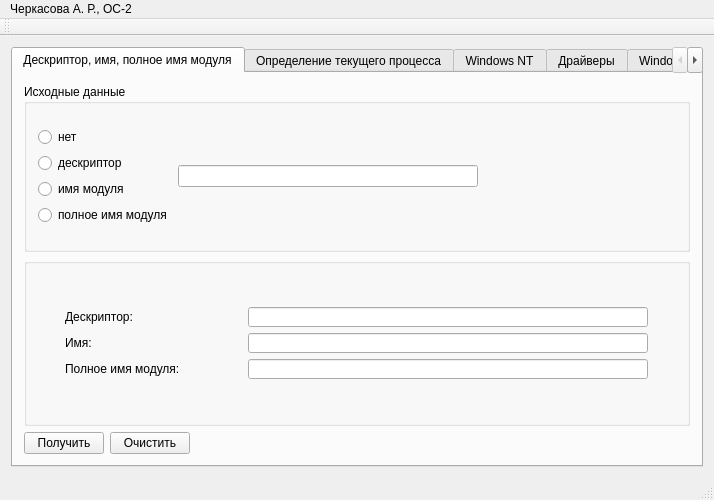
<?xml version="1.0" encoding="UTF-8"?>
<ui version="4.0">
 <class>MainWindow</class>
 <widget class="QMainWindow" name="MainWindow">
  <property name="geometry">
   <rect>
    <x>0</x>
    <y>0</y>
    <width>714</width>
    <height>500</height>
   </rect>
  </property>
  <property name="sizePolicy">
   <sizepolicy hsizetype="Fixed" vsizetype="Fixed">
    <horstretch>0</horstretch>
    <verstretch>0</verstretch>
   </sizepolicy>
  </property>
  <property name="minimumSize">
   <size>
    <width>500</width>
    <height>500</height>
   </size>
  </property>
  <property name="windowTitle">
   <string>MainWindow</string>
  </property>
  <widget class="QWidget" name="centralWidget">
   <layout class="QGridLayout" name="gridLayout_7">
    <item row="0" column="0">
     <widget class="QTabWidget" name="tabWidget">
      <property name="maximumSize">
       <size>
        <width>16777213</width>
        <height>16777215</height>
       </size>
      </property>
      <property name="currentIndex">
       <number>0</number>
      </property>
      <widget class="QWidget" name="tab">
       <attribute name="title">
        <string>Дескриптор, имя, полное имя модуля</string>
       </attribute>
       <layout class="QGridLayout" name="gridLayout_6">
        <item row="0" column="0">
         <layout class="QVBoxLayout" name="verticalLayout_4">
          <item>
           <widget class="QGroupBox" name="groupBox">
            <property name="title">
             <string>Исходные данные</string>
            </property>
            <layout class="QGridLayout" name="gridLayout_5">
             <item row="0" column="0">
              <layout class="QHBoxLayout" name="horizontalLayout_11">
               <item>
                <layout class="QVBoxLayout" name="verticalLayout">
                 <item>
                  <widget class="QRadioButton" name="radioButton">
                   <property name="text">
                    <string>нет</string>
                   </property>
                  </widget>
                 </item>
                 <item>
                  <widget class="QRadioButton" name="radioButton_2">
                   <property name="text">
                    <string>дескриптор</string>
                   </property>
                  </widget>
                 </item>
                 <item>
                  <widget class="QRadioButton" name="radioButton_3">
                   <property name="text">
                    <string>имя модуля</string>
                   </property>
                  </widget>
                 </item>
                 <item>
                  <widget class="QRadioButton" name="radioButton_4">
                   <property name="focusPolicy">
                    <enum>Qt::WheelFocus</enum>
                   </property>
                   <property name="text">
                    <string>полное имя модуля</string>
                   </property>
                  </widget>
                 </item>
                </layout>
               </item>
               <item>
                <widget class="QLineEdit" name="lineEdit">
                 <property name="minimumSize">
                  <size>
                   <width>300</width>
                   <height>0</height>
                  </size>
                 </property>
                </widget>
               </item>
               <item>
                <spacer name="horizontalSpacer_2">
                 <property name="orientation">
                  <enum>Qt::Horizontal</enum>
                 </property>
                 <property name="sizeHint" stdset="0">
                  <size>
                   <width>40</width>
                   <height>20</height>
                  </size>
                 </property>
                </spacer>
               </item>
              </layout>
             </item>
            </layout>
           </widget>
          </item>
          <item>
           <widget class="QGroupBox" name="groupBox_2">
            <property name="title">
             <string/>
            </property>
            <layout class="QVBoxLayout" name="verticalLayout_3">
             <item>
              <layout class="QVBoxLayout" name="verticalLayout_2">
               <item>
                <layout class="QHBoxLayout" name="horizontalLayout_3">
                 <item>
                  <widget class="QLabel" name="label">
                   <property name="sizePolicy">
                    <sizepolicy hsizetype="Fixed" vsizetype="Fixed">
                     <horstretch>0</horstretch>
                     <verstretch>0</verstretch>
                    </sizepolicy>
                   </property>
                   <property name="minimumSize">
                    <size>
                     <width>150</width>
                     <height>15</height>
                    </size>
                   </property>
                   <property name="maximumSize">
                    <size>
                     <width>150</width>
                     <height>15</height>
                    </size>
                   </property>
                   <property name="text">
                    <string>Дескриптор:</string>
                   </property>
                  </widget>
                 </item>
                 <item>
                  <widget class="QLineEdit" name="handle_LineEdit">
                   <property name="sizePolicy">
                    <sizepolicy hsizetype="Fixed" vsizetype="Fixed">
                     <horstretch>0</horstretch>
                     <verstretch>0</verstretch>
                    </sizepolicy>
                   </property>
                   <property name="minimumSize">
                    <size>
                     <width>400</width>
                     <height>20</height>
                    </size>
                   </property>
                   <property name="maximumSize">
                    <size>
                     <width>115</width>
                     <height>20</height>
                    </size>
                   </property>
                  </widget>
                 </item>
                </layout>
               </item>
               <item>
                <layout class="QHBoxLayout" name="horizontalLayout_2">
                 <item>
                  <widget class="QLabel" name="label_2">
                   <property name="sizePolicy">
                    <sizepolicy hsizetype="Fixed" vsizetype="Fixed">
                     <horstretch>0</horstretch>
                     <verstretch>0</verstretch>
                    </sizepolicy>
                   </property>
                   <property name="minimumSize">
                    <size>
                     <width>150</width>
                     <height>15</height>
                    </size>
                   </property>
                   <property name="maximumSize">
                    <size>
                     <width>150</width>
                     <height>15</height>
                    </size>
                   </property>
                   <property name="text">
                    <string>Имя:</string>
                   </property>
                  </widget>
                 </item>
                 <item>
                  <widget class="QLineEdit" name="name_LineEdit">
                   <property name="sizePolicy">
                    <sizepolicy hsizetype="Fixed" vsizetype="Fixed">
                     <horstretch>0</horstretch>
                     <verstretch>0</verstretch>
                    </sizepolicy>
                   </property>
                   <property name="minimumSize">
                    <size>
                     <width>400</width>
                     <height>20</height>
                    </size>
                   </property>
                   <property name="maximumSize">
                    <size>
                     <width>16777215</width>
                     <height>20</height>
                    </size>
                   </property>
                  </widget>
                 </item>
                </layout>
               </item>
               <item>
                <layout class="QHBoxLayout" name="horizontalLayout">
                 <item>
                  <widget class="QLabel" name="label_3">
                   <property name="sizePolicy">
                    <sizepolicy hsizetype="Fixed" vsizetype="Fixed">
                     <horstretch>0</horstretch>
                     <verstretch>0</verstretch>
                    </sizepolicy>
                   </property>
                   <property name="minimumSize">
                    <size>
                     <width>150</width>
                     <height>15</height>
                    </size>
                   </property>
                   <property name="maximumSize">
                    <size>
                     <width>150</width>
                     <height>15</height>
                    </size>
                   </property>
                   <property name="text">
                    <string>Полное имя модуля:</string>
                   </property>
                  </widget>
                 </item>
                 <item>
                  <widget class="QLineEdit" name="fname_LineEdit">
                   <property name="sizePolicy">
                    <sizepolicy hsizetype="Fixed" vsizetype="Fixed">
                     <horstretch>0</horstretch>
                     <verstretch>0</verstretch>
                    </sizepolicy>
                   </property>
                   <property name="minimumSize">
                    <size>
                     <width>400</width>
                     <height>20</height>
                    </size>
                   </property>
                   <property name="maximumSize">
                    <size>
                     <width>16777215</width>
                     <height>20</height>
                    </size>
                   </property>
                  </widget>
                 </item>
                </layout>
               </item>
              </layout>
             </item>
            </layout>
           </widget>
          </item>
          <item>
           <layout class="QHBoxLayout" name="horizontalLayout_4">
            <item>
             <widget class="QPushButton" name="get_Button">
              <property name="text">
               <string>Получить</string>
              </property>
             </widget>
            </item>
            <item>
             <widget class="QPushButton" name="clear_Button">
              <property name="text">
               <string>Очистить</string>
              </property>
             </widget>
            </item>
            <item>
             <spacer name="horizontalSpacer">
              <property name="orientation">
               <enum>Qt::Horizontal</enum>
              </property>
              <property name="sizeHint" stdset="0">
               <size>
                <width>40</width>
                <height>20</height>
               </size>
              </property>
             </spacer>
            </item>
           </layout>
          </item>
         </layout>
        </item>
       </layout>
      </widget>
      <widget class="QWidget" name="tab_2">
       <attribute name="title">
        <string>Определение текущего процесса</string>
       </attribute>
       <layout class="QGridLayout" name="gridLayout">
        <item row="0" column="0">
         <layout class="QVBoxLayout" name="verticalLayout_6">
          <item>
           <layout class="QVBoxLayout" name="verticalLayout_5">
            <item>
             <layout class="QGridLayout" name="gridLayout_12">
              <item row="0" column="0">
               <widget class="QLabel" name="label_6">
                <property name="sizePolicy">
                 <sizepolicy hsizetype="Fixed" vsizetype="Fixed">
                  <horstretch>0</horstretch>
                  <verstretch>0</verstretch>
                 </sizepolicy>
                </property>
                <property name="minimumSize">
                 <size>
                  <width>340</width>
                  <height>15</height>
                 </size>
                </property>
                <property name="maximumSize">
                 <size>
                  <width>340</width>
                  <height>15</height>
                 </size>
                </property>
                <property name="text">
                 <string>Идентификатор текущего процесса:</string>
                </property>
               </widget>
              </item>
              <item row="0" column="1">
               <widget class="QLineEdit" name="id_Line">
                <property name="sizePolicy">
                 <sizepolicy hsizetype="Fixed" vsizetype="Fixed">
                  <horstretch>0</horstretch>
                  <verstretch>0</verstretch>
                 </sizepolicy>
                </property>
                <property name="minimumSize">
                 <size>
                  <width>200</width>
                  <height>20</height>
                 </size>
                </property>
                <property name="maximumSize">
                 <size>
                  <width>100</width>
                  <height>150</height>
                 </size>
                </property>
               </widget>
              </item>
             </layout>
            </item>
            <item>
             <layout class="QGridLayout" name="gridLayout_11">
              <item row="0" column="0">
               <widget class="QLabel" name="label_7">
                <property name="sizePolicy">
                 <sizepolicy hsizetype="Fixed" vsizetype="Fixed">
                  <horstretch>0</horstretch>
                  <verstretch>0</verstretch>
                 </sizepolicy>
                </property>
                <property name="minimumSize">
                 <size>
                  <width>340</width>
                  <height>15</height>
                 </size>
                </property>
                <property name="maximumSize">
                 <size>
                  <width>340</width>
                  <height>15</height>
                 </size>
                </property>
                <property name="text">
                 <string>Псевдодескриптор:</string>
                </property>
               </widget>
              </item>
              <item row="0" column="1">
               <widget class="QLineEdit" name="pseudoid_Line">
                <property name="sizePolicy">
                 <sizepolicy hsizetype="Fixed" vsizetype="Fixed">
                  <horstretch>0</horstretch>
                  <verstretch>0</verstretch>
                 </sizepolicy>
                </property>
                <property name="minimumSize">
                 <size>
                  <width>200</width>
                  <height>20</height>
                 </size>
                </property>
                <property name="maximumSize">
                 <size>
                  <width>100</width>
                  <height>150</height>
                 </size>
                </property>
               </widget>
              </item>
             </layout>
            </item>
            <item>
             <layout class="QGridLayout" name="gridLayout_8">
              <item row="0" column="0">
               <widget class="QLabel" name="label_8">
                <property name="sizePolicy">
                 <sizepolicy hsizetype="Fixed" vsizetype="Fixed">
                  <horstretch>0</horstretch>
                  <verstretch>0</verstretch>
                 </sizepolicy>
                </property>
                <property name="minimumSize">
                 <size>
                  <width>340</width>
                  <height>15</height>
                 </size>
                </property>
                <property name="maximumSize">
                 <size>
                  <width>340</width>
                  <height>15</height>
                 </size>
                </property>
                <property name="text">
                 <string>Дескриптор,  полученный функцией DuplicateHandle:    </string>
                </property>
               </widget>
              </item>
              <item row="0" column="1">
               <widget class="QLineEdit" name="copy_handle_Line">
                <property name="sizePolicy">
                 <sizepolicy hsizetype="Fixed" vsizetype="Fixed">
                  <horstretch>0</horstretch>
                  <verstretch>0</verstretch>
                 </sizepolicy>
                </property>
                <property name="minimumSize">
                 <size>
                  <width>200</width>
                  <height>20</height>
                 </size>
                </property>
                <property name="maximumSize">
                 <size>
                  <width>100</width>
                  <height>150</height>
                 </size>
                </property>
               </widget>
              </item>
             </layout>
            </item>
            <item>
             <layout class="QGridLayout" name="gridLayout_9">
              <item row="0" column="0">
               <widget class="QLabel" name="label_9">
                <property name="sizePolicy">
                 <sizepolicy hsizetype="Fixed" vsizetype="Fixed">
                  <horstretch>0</horstretch>
                  <verstretch>0</verstretch>
                 </sizepolicy>
                </property>
                <property name="minimumSize">
                 <size>
                  <width>340</width>
                  <height>15</height>
                 </size>
                </property>
                <property name="maximumSize">
                 <size>
                  <width>340</width>
                  <height>15</height>
                 </size>
                </property>
                <property name="text">
                 <string>Дескриптор,  полученный функцией OpenProcess:</string>
                </property>
               </widget>
              </item>
              <item row="0" column="1">
               <widget class="QLineEdit" name="open_handle_Line">
                <property name="sizePolicy">
                 <sizepolicy hsizetype="Fixed" vsizetype="Fixed">
                  <horstretch>0</horstretch>
                  <verstretch>0</verstretch>
                 </sizepolicy>
                </property>
                <property name="minimumSize">
                 <size>
                  <width>200</width>
                  <height>20</height>
                 </size>
                </property>
                <property name="maximumSize">
                 <size>
                  <width>100</width>
                  <height>150</height>
                 </size>
                </property>
               </widget>
              </item>
             </layout>
            </item>
            <item>
             <layout class="QGridLayout" name="gridLayout_10">
              <item row="0" column="0">
               <widget class="QLabel" name="label_11">
                <property name="sizePolicy">
                 <sizepolicy hsizetype="Fixed" vsizetype="Fixed">
                  <horstretch>0</horstretch>
                  <verstretch>0</verstretch>
                 </sizepolicy>
                </property>
                <property name="minimumSize">
                 <size>
                  <width>340</width>
                  <height>15</height>
                 </size>
                </property>
                <property name="maximumSize">
                 <size>
                  <width>340</width>
                  <height>15</height>
                 </size>
                </property>
                <property name="text">
                 <string>Закрываем дескриптор,   полученный функцией OpenProcess:   </string>
                </property>
               </widget>
              </item>
              <item row="0" column="1">
               <widget class="QLineEdit" name="close_open_handle_Line">
                <property name="sizePolicy">
                 <sizepolicy hsizetype="Fixed" vsizetype="Fixed">
                  <horstretch>0</horstretch>
                  <verstretch>0</verstretch>
                 </sizepolicy>
                </property>
                <property name="minimumSize">
                 <size>
                  <width>200</width>
                  <height>20</height>
                 </size>
                </property>
                <property name="maximumSize">
                 <size>
                  <width>100</width>
                  <height>150</height>
                 </size>
                </property>
               </widget>
              </item>
             </layout>
            </item>
            <item>
             <layout class="QGridLayout" name="gridLayout_13">
              <item row="0" column="0">
               <widget class="QLabel" name="label_10">
                <property name="sizePolicy">
                 <sizepolicy hsizetype="Fixed" vsizetype="Fixed">
                  <horstretch>0</horstretch>
                  <verstretch>0</verstretch>
                 </sizepolicy>
                </property>
                <property name="minimumSize">
                 <size>
                  <width>340</width>
                  <height>15</height>
                 </size>
                </property>
                <property name="maximumSize">
                 <size>
                  <width>340</width>
                  <height>15</height>
                 </size>
                </property>
                <property name="text">
                 <string>Закрываем дескриптор,  полученный функцией DuplicateHandle:</string>
                </property>
               </widget>
              </item>
              <item row="0" column="1">
               <widget class="QLineEdit" name="close_copy_handle_Line">
                <property name="sizePolicy">
                 <sizepolicy hsizetype="Fixed" vsizetype="Fixed">
                  <horstretch>0</horstretch>
                  <verstretch>0</verstretch>
                 </sizepolicy>
                </property>
                <property name="minimumSize">
                 <size>
                  <width>200</width>
                  <height>20</height>
                 </size>
                </property>
                <property name="maximumSize">
                 <size>
                  <width>100</width>
                  <height>150</height>
                 </size>
                </property>
               </widget>
              </item>
             </layout>
            </item>
           </layout>
          </item>
          <item>
           <spacer name="verticalSpacer_6">
            <property name="orientation">
             <enum>Qt::Vertical</enum>
            </property>
            <property name="sizeHint" stdset="0">
             <size>
              <width>20</width>
              <height>40</height>
             </size>
            </property>
           </spacer>
          </item>
         </layout>
        </item>
       </layout>
      </widget>
      <widget class="QWidget" name="tab_3">
       <attribute name="title">
        <string>Windows NT</string>
       </attribute>
       <layout class="QGridLayout" name="gridLayout_2">
        <item row="0" column="0">
         <layout class="QVBoxLayout" name="verticalLayout_7">
          <item>
           <widget class="QTreeWidget" name="processes_TreeWidget">
            <property name="columnCount">
             <number>0</number>
            </property>
           </widget>
          </item>
          <item>
           <layout class="QHBoxLayout" name="horizontalLayout_5" stretch="2,7">
            <item>
             <widget class="QPushButton" name="pushButton">
              <property name="text">
               <string>Обновить</string>
              </property>
             </widget>
            </item>
            <item>
             <spacer name="horizontalSpacer_3">
              <property name="orientation">
               <enum>Qt::Horizontal</enum>
              </property>
              <property name="sizeHint" stdset="0">
               <size>
                <width>40</width>
                <height>20</height>
               </size>
              </property>
             </spacer>
            </item>
           </layout>
          </item>
         </layout>
        </item>
       </layout>
      </widget>
      <widget class="QWidget" name="tab_4">
       <attribute name="title">
        <string>Драйверы</string>
       </attribute>
       <layout class="QGridLayout" name="gridLayout_3">
        <item row="0" column="0">
         <layout class="QVBoxLayout" name="verticalLayout_8">
          <item>
           <widget class="QListWidget" name="drivers_List"/>
          </item>
          <item>
           <layout class="QHBoxLayout" name="horizontalLayout_6" stretch="2,7">
            <item>
             <widget class="QPushButton" name="pushButton_2">
              <property name="text">
               <string>Обновить</string>
              </property>
             </widget>
            </item>
            <item>
             <spacer name="horizontalSpacer_4">
              <property name="orientation">
               <enum>Qt::Horizontal</enum>
              </property>
              <property name="sizeHint" stdset="0">
               <size>
                <width>40</width>
                <height>20</height>
               </size>
              </property>
             </spacer>
            </item>
           </layout>
          </item>
         </layout>
        </item>
       </layout>
      </widget>
      <widget class="QWidget" name="tab_5">
       <attribute name="title">
        <string>Windows 9X</string>
       </attribute>
       <layout class="QGridLayout" name="gridLayout_4">
        <item row="0" column="0">
         <layout class="QVBoxLayout" name="verticalLayout_10">
          <item>
           <layout class="QHBoxLayout" name="horizontalLayout_8" stretch="5,3">
            <item>
             <layout class="QVBoxLayout" name="verticalLayout_9">
              <item>
               <widget class="QTableWidget" name="modules_Table">
                <property name="sizePolicy">
                 <sizepolicy hsizetype="Expanding" vsizetype="Expanding">
                  <horstretch>1</horstretch>
                  <verstretch>0</verstretch>
                 </sizepolicy>
                </property>
               </widget>
              </item>
              <item>
               <widget class="QTableWidget" name="processes_Table">
                <property name="sizePolicy">
                 <sizepolicy hsizetype="Expanding" vsizetype="Expanding">
                  <horstretch>1</horstretch>
                  <verstretch>0</verstretch>
                 </sizepolicy>
                </property>
               </widget>
              </item>
             </layout>
            </item>
            <item>
             <widget class="QTableWidget" name="threads_Table"/>
            </item>
           </layout>
          </item>
          <item>
           <layout class="QHBoxLayout" name="horizontalLayout_7" stretch="2,7">
            <item>
             <widget class="QPushButton" name="pushButton_3">
              <property name="text">
               <string>Обновить</string>
              </property>
             </widget>
            </item>
            <item>
             <spacer name="horizontalSpacer_5">
              <property name="orientation">
               <enum>Qt::Horizontal</enum>
              </property>
              <property name="sizeHint" stdset="0">
               <size>
                <width>37</width>
                <height>17</height>
               </size>
              </property>
             </spacer>
            </item>
           </layout>
          </item>
         </layout>
        </item>
       </layout>
      </widget>
     </widget>
    </item>
   </layout>
  </widget>
  <widget class="QToolBar" name="mainToolBar">
   <attribute name="toolBarArea">
    <enum>TopToolBarArea</enum>
   </attribute>
   <attribute name="toolBarBreak">
    <bool>false</bool>
   </attribute>
  </widget>
  <widget class="QStatusBar" name="statusBar"/>
  <widget class="QMenuBar" name="menuBar">
   <property name="geometry">
    <rect>
     <x>0</x>
     <y>0</y>
     <width>714</width>
     <height>21</height>
    </rect>
   </property>
   <widget class="QMenu" name="menu_2">
    <property name="title">
     <string>Черкасова А. Р., ОС-2</string>
    </property>
   </widget>
   <addaction name="menu_2"/>
  </widget>
 </widget>
 <layoutdefault spacing="6" margin="11"/>
 <resources/>
 <connections/>
</ui>
